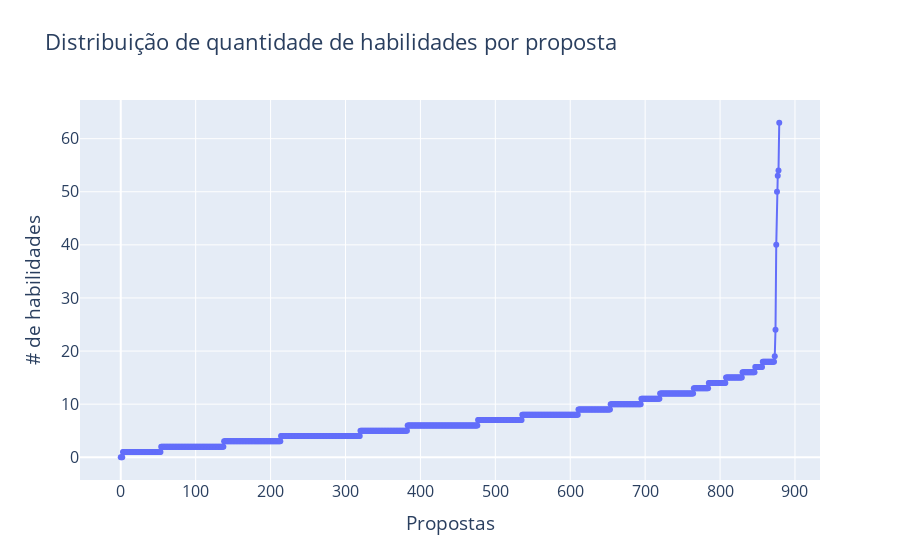

Notebook code for this chart:
### Code cell
skills = {skill:(i + 1) for i, skill in enumerate(skills['Skills'])}

skills['None'] = 0

users = {}

for i, row in enumerate(upwork['Skills']):
    v_vector = eval(row)
    v_vector = [skills[value] for value in v_vector]
    users[i] = v_vector

sizes = [len(list(users.values())[i]) for i in users.keys()]

sizes = np.sort(sizes)
users_idx = [i for i in range(len(sizes))]

fig = go.Figure([go.Scatter(
    x=users_idx,
    y=sizes,
    mode="markers+lines"
)])

fig.update_layout(
    title="Distribuição de quantidade de habilidades por proposta",
    xaxis_title="Propostas",
    yaxis_title="# de habilidades",
    font=dict(
        size=16
    )
)

fig.show()

### Figure 1 — Plotly figure (JSON) as saved in the notebook; plotly's stock layout.template omitted (floating-point values rounded to 4 significant figures; data arrays with more than 128 entries replaced by an {"elided": "..."} marker saying what was removed)
{"data": [{"mode": "markers+lines", "type": "scatter", "x": {"elided": "880 int values"}, "y": {"elided": "880 int values"}}], "layout": {"font": {"size": 16}, "title": {"text": "Distribuição de quantidade de habilidades por proposta"}, "xaxis": {"title": {"text": "Propostas"}}, "yaxis": {"title": {"text": "# de habilidades"}}}}
